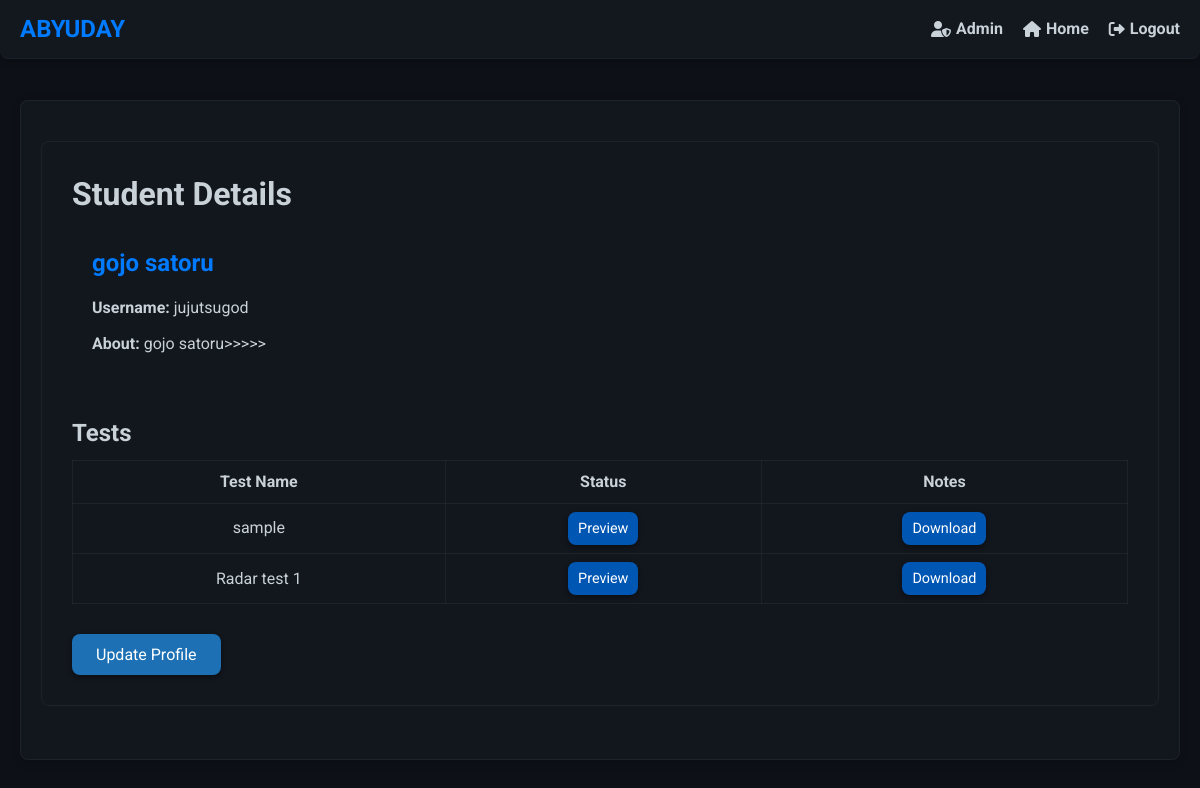
Page /students/2/ (signed in) on the earlier database version.
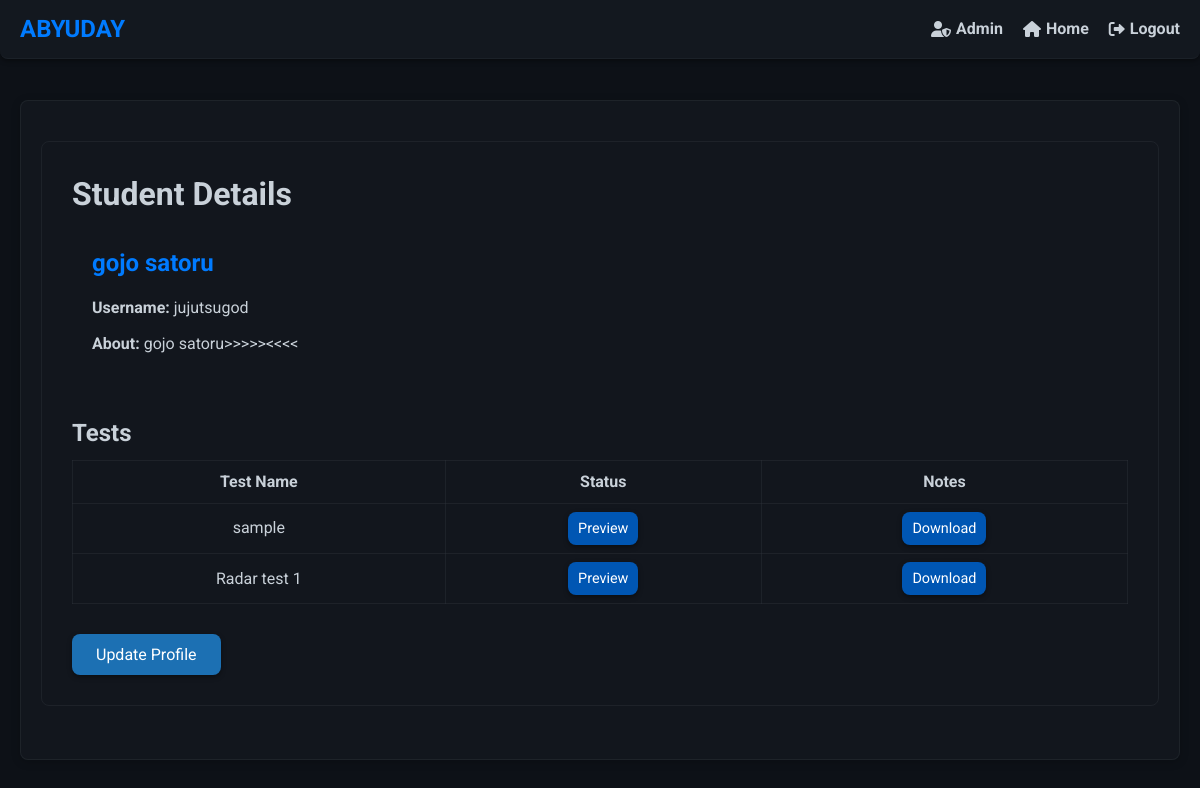
Same page on the later database version.
### firstapp/models.py (models this page shows, shortened)
class Students(models.Model):
    name = models.OneToOneField(User, on_delete=models.CASCADE, limit_choices_to={'groups__name': 'Students'})
    teacher = models.ForeignKey(Teacher, related_name='students',on_delete=models.CASCADE)
    description = models.TextField(blank=True)
    added_at= models.DateTimeField(auto_now_add=True)

### firstapp/views.py (the view)
# urls.py: path('students/<int:pk>/',views.studentdetail.as_view(),name='detail-student'),
class studentdetail(LoginRequiredMixin,DetailView):
    model=Students
    def get_context_data(self, **kwargs: Any) -> dict[str, Any]:
        context=super().get_context_data(**kwargs)
        student=self.get_object()
        tests=TestAttempt.objects.filter(student=student)
        attempted_tests = [attempt.test.id for attempt in tests]
        context["attempted_tests"]=attempted_tests
        return context

### firstapp/templates/firstapp/students_detail.html (shortened to what this page needs)
{% extends "firstapp/base.html" %}
{% load firstapp_extras %}
{% block body_block %}
<div class="student-details">
    <h1>Student Details</h1>
    <div class="info-card">
        <h2>{{ students.name.first_name }} {{ students.name.last_name }}</h2>
        <p><strong>Username:</strong> {{ students.name.username }}</p>
        <p><strong>About:</strong> {{ students.description }}</p>
    </div>
    <h2>Tests</h2>
    <div class="table-responsive">
        <table class="bordered-table" >
            <thead>
                <tr>
                    <th>Test Name</th>
                    <th>Status</th>
                    <th>Notes</th>
                </tr>
            </thead>
            <tbody>
                {% for test in students.teacher.tests.all %}
                    <tr>
                        <td>{{ test.display_name }}</td>
                        {% if test.id in attempted_tests %}
                            <td><a href="{% url 'firstapp:preview-test' id=test.id  stud_id=students.id %}" class="tag-button">Preview</a></td>
                            <td><a href="{% url 'firstapp:download-file' test.file_path %}" class="tag-button">Download</a></td>
                        {% endif %}
                    </tr>
                {% endfor %}
            </tbody>
        </table>
    </div>
    {% if perms.firstapp.change_students %}
        <div class="action-buttons">
            <a href="{% url 'firstapp:update-student' pk=students.pk %}" class="update-profile-link">Update Profile</a>
        </div>
    {% endif %}
</div>
{% endblock %}

Differences in the rows shown:
changed Students "gojo": description "gojo satoru>>>>>" → "gojo satoru>>>>><<<<"
